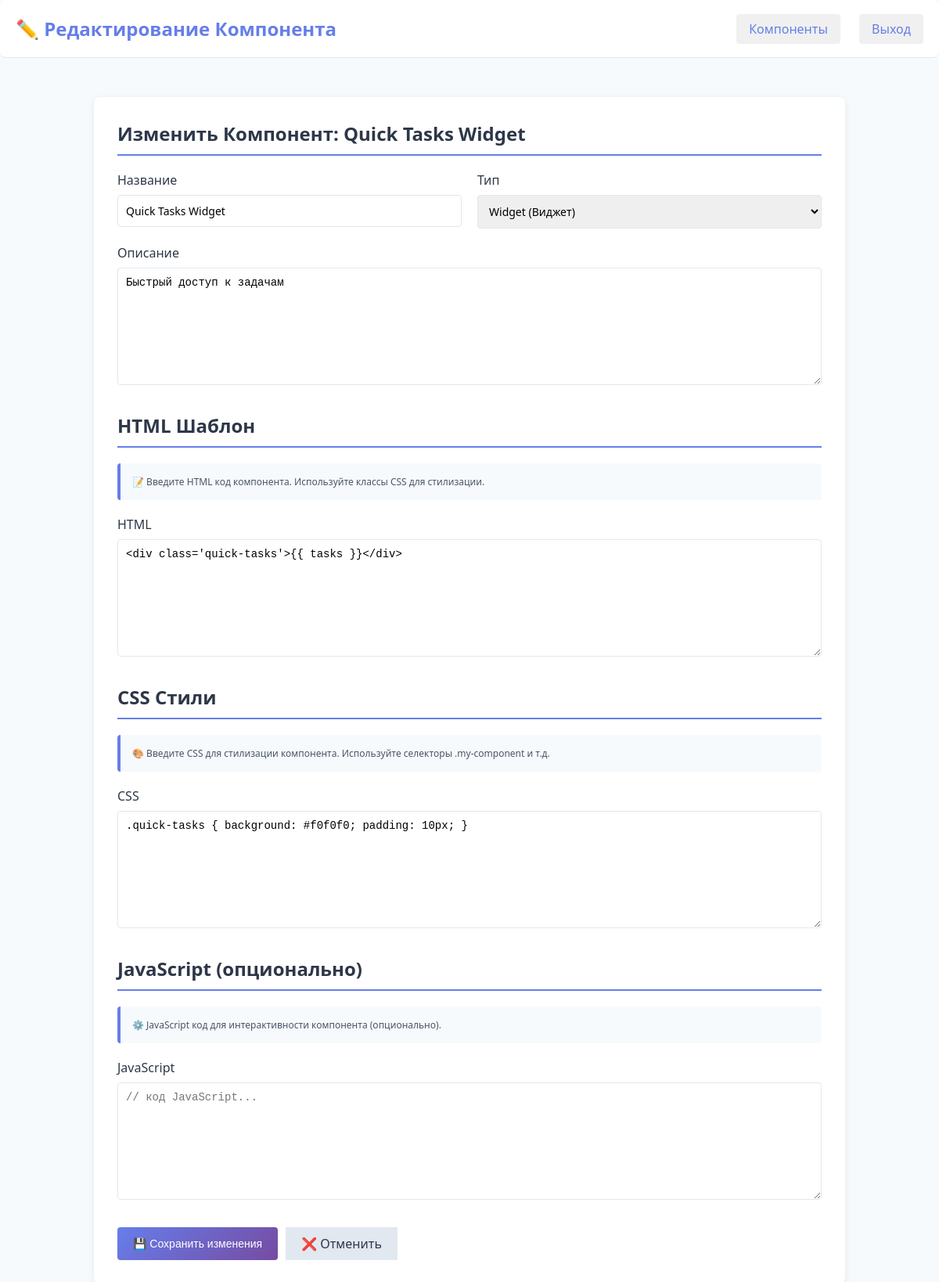
Page /components/1/edit (signed in) on the committed database.
### tables this page shows
CREATE TABLE components (
                id INTEGER PRIMARY KEY AUTOINCREMENT,
                name TEXT NOT NULL,
                type TEXT NOT NULL,
                description TEXT,
                html_template TEXT,
                css_styles TEXT,
                js_script TEXT,
                created_at TIMESTAMP DEFAULT CURRENT_TIMESTAMP
            );

### app.py (the view, shortened to what this page needs)
@app.route('/components/<int:component_id>/edit', methods=['GET', 'POST'])
@login_required
def edit_component(component_id):
    component = get_component_by_id(component_id)
    if not component:
        return redirect(url_for('components'))
    return render_template('edit_component.html', component=component)

### app.py (called while the page is built)
def get_db_connection():
    conn = sqlite3.connect(DB_PATH)
    conn.row_factory = sqlite3.Row
    return conn

def get_component_by_id(component_id):
    conn = get_db_connection()
    cursor = conn.cursor()
    cursor.execute('SELECT * FROM components WHERE id=?', (component_id,))
    component = cursor.fetchone()
    conn.close()
    return dict(component) if component else None

def login_required(f):
    @wraps(f)
    def decorated_function(*args, **kwargs):
        if 'user_id' not in session:
            return redirect(url_for('login'))
        return f(*args, **kwargs)
    return decorated_function

### templates/edit_component.html (shortened to what this page needs)
<!DOCTYPE html>
<html lang="ru">
<head>
</head>
<body>
    <header>
        <h1>✏️ Редактирование Компонента</h1>
        <div class="user-menu">
            <a href="/components">Компоненты</a>
            <a href="/logout">Выход</a>
        </div>
    </header>
    <div class="container">
        <form method="POST" class="edit-form">
            <h2>Изменить Компонент: {{ component.name }}</h2>
            <div class="form-row">
                <div class="form-group">
                    <label>Название</label>
                    <input type="text" name="name" value="{{ component.name }}" required>
                </div>
                <div class="form-group">
                    <label>Тип</label>
                    <select name="type" required>
                        <option value="widget" {% if component.type == 'widget' %}selected{% endif %}>Widget (Виджет)</option>
                    </select>
                </div>
            </div>
            <div class="form-group">
                <label>Описание</label>
                <textarea name="description" placeholder="Описание компонента...">{{ component.description or '' }}</textarea>
            </div>
            <h2 style="margin-top: 30px;">HTML Шаблон</h2>
            <div class="code-info">
                📝 Введите HTML код компонента. Используйте классы CSS для стилизации.
            </div>
            <div class="form-group">
                <label>HTML</label>
                <textarea name="html_template" placeholder="&lt;div class='my-component'&gt;...&lt;/div&gt;">{{ component.html_template }}</textarea>
            </div>
            <h2 style="margin-top: 30px;">CSS Стили</h2>
            <div class="code-info">
                🎨 Введите CSS для стилизации компонента. Используйте селекторы .my-component и т.д.
            </div>
            <div class="form-group">
                <label>CSS</label>
                <textarea name="css_styles" placeholder=".my-component { /* стили */ }">{{ component.css_styles }}</textarea>
            </div>
            <h2 style="margin-top: 30px;">JavaScript (опционально)</h2>
            <div class="code-info">
                ⚙️ JavaScript код для интерактивности компонента (опционально).
            </div>
            <div class="form-group">
                <label>JavaScript</label>
                <textarea name="js_script" placeholder="// код JavaScript...">{{ component.js_script or '' }}</textarea>
            </div>
            <div class="button-group">
                <button type="submit" class="btn-save">💾 Сохранить изменения</button>
                <a href="/components" class="btn-cancel" style="padding: 10px 20px; text-decoration: none; display: inline-block;">❌ Отменить</a>
            </div>
        </form>
    </div>
</body>
</html>

### templates/edit_component.html (style rules this page uses)
* { margin: 0; padding: 0; box-sizing: border-box; }
body { font-family: 'Segoe UI', Tahoma, Geneva, Verdana, sans-serif; background: #f7fafc; color: #2d3748; }
.container { max-width: 1000px; margin: 0 auto; padding: 20px; }
header { background: white; padding: 20px; border-bottom: 1px solid #e2e8f0; margin-bottom: 30px; border-radius: 8px; display: flex; justify-content: space-between; align-items: center; }
header h1 { color: #667eea; font-size: 24px; }
.user-menu a { color: #667eea; text-decoration: none; margin-left: 20px; padding: 8px 16px; background: #f0f0f0; border-radius: 4px; }
.edit-form { background: white; padding: 30px; border-radius: 8px; box-shadow: 0 2px 8px rgba(0,0,0,0.08); }
.form-group { margin-bottom: 20px; }
label { display: block; margin-bottom: 8px; font-weight: 500; color: #2d3748; }
input[type="text"], select, textarea { width: 100%; padding: 10px; border: 1px solid #e2e8f0; border-radius: 4px; font-size: 14px; font-family: inherit; }
textarea { resize: vertical; min-height: 150px; font-family: 'Courier New', monospace; }
.form-row { display: grid; grid-template-columns: 1fr 1fr; gap: 20px; }
.button-group { display: flex; gap: 10px; margin-top: 30px; }
button { padding: 10px 20px; border: none; border-radius: 4px; font-size: 14px; cursor: pointer; transition: all 0.3s; font-weight: 500; }
.btn-save { background: linear-gradient(135deg, #667eea 0%, #764ba2 100%); color: white; }
.btn-cancel { background: #e2e8f0; color: #2d3748; }
h2 { margin-bottom: 20px; color: #2d3748; border-bottom: 2px solid #667eea; padding-bottom: 10px; }
.code-info { background: #f7fafc; border-left: 4px solid #667eea; padding: 15px; margin-bottom: 20px; border-radius: 4px; font-size: 12px; color: #4a5568; }

### rows in the picture
components: name "Quick Tasks Widget", type "Widget (Виджет)", description "Быстрый доступ к задачам", html_template "<div class='quick-tasks'>{{ tasks }}</div>", css_styles ".quick-tasks { background: #f0f0f0; padding: 10px; }"
